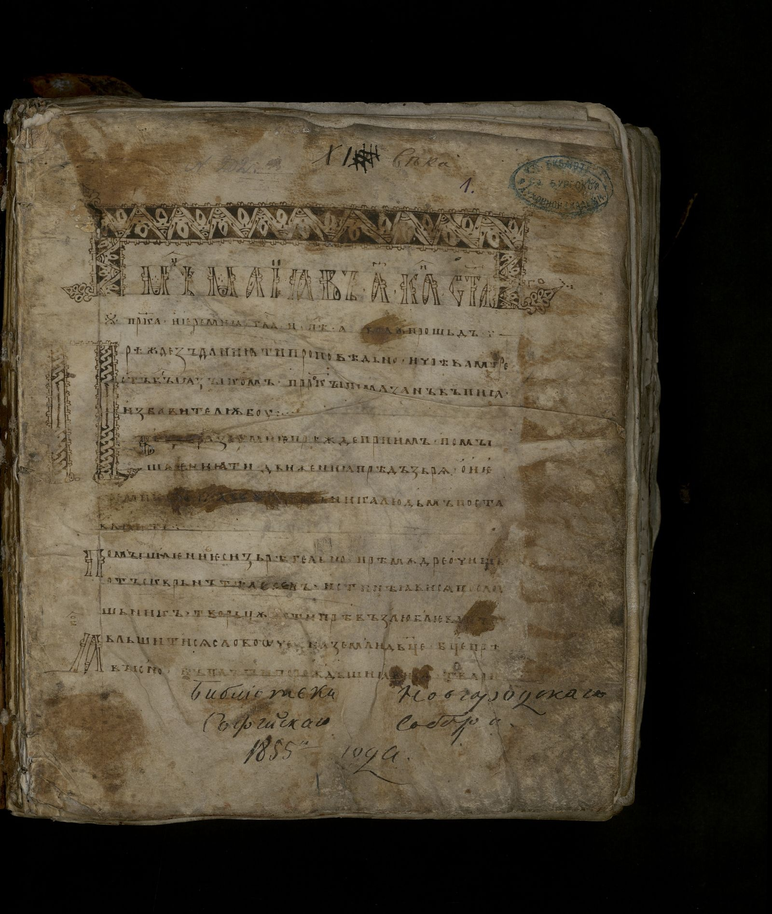
#> input picture оаи_дз_лаба3/input/slav_03.png, 772 x 914 px, shrunk from 1600 x 1893 before the run; its folder holds only this picture in this run
$ python main.py
#> lines starting #> are read from the running program, lines starting #| are printed output that depends on the picture
import argparse
from pathlib import Path

import numpy as np
from PIL import Image


def load_image(path: Path) -> np.ndarray:
    img = Image.open(path)
#> img is the input picture: PIL image 772x914 RGB; mean R, G, B 77.3, 68.4, 52.8
    if img.mode == "L":
        return np.asarray(img, dtype=np.uint8)
    rgb = np.asarray(img.convert("RGB"), dtype=np.float32)
    gray = 0.299 * rgb[..., 0] + 0.587 * rgb[..., 1] + 0.114 * rgb[..., 2]
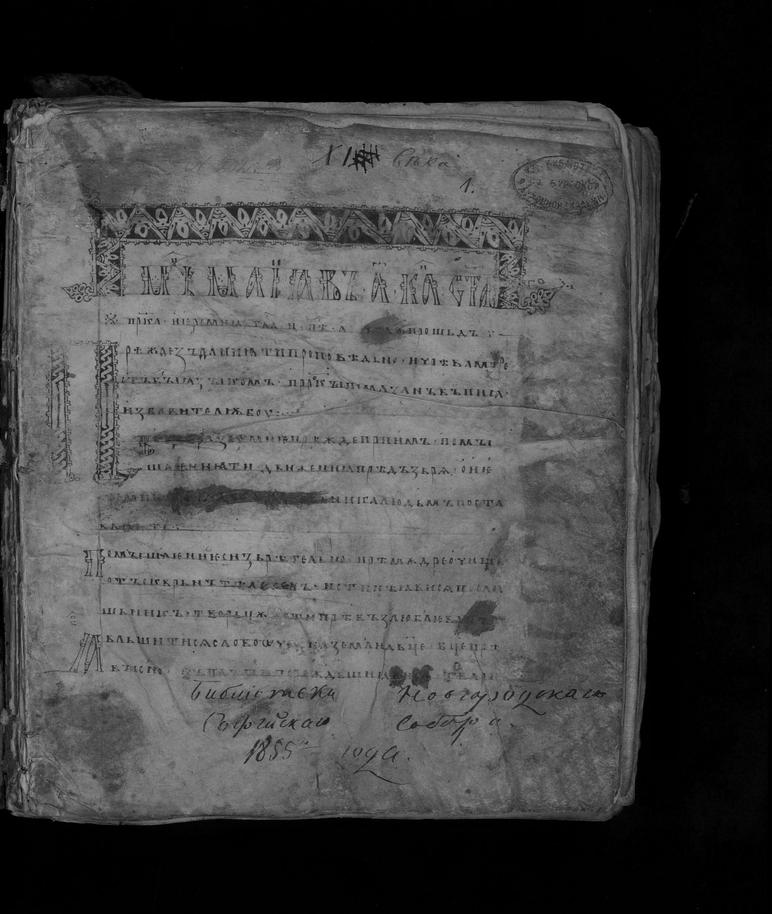
#> gray: shape (914, 772) float32; min 0, max 167.8, mean 69.3
    return np.clip(gray + 0.5, 0, 255).astype(np.uint8)


def save_gray(arr: np.ndarray, path: Path) -> None:
    Image.fromarray(arr, mode="L").save(path)


def weighted_median_hill(img: np.ndarray) -> np.ndarray:
    h, w = img.shape
#> h = 914; w = 772
    pad = np.pad(img, 1, mode="edge")

    n00 = pad[0:h, 0:w]
    n01 = pad[0:h, 1:w + 1]
    n02 = pad[0:h, 2:w + 2]
    n10 = pad[1:h + 1, 0:w]
    n11 = pad[1:h + 1, 1:w + 1]
    n12 = pad[1:h + 1, 2:w + 2]
    n20 = pad[2:h + 2, 0:w]
    n21 = pad[2:h + 2, 1:w + 1]
    n22 = pad[2:h + 2, 2:w + 2]

    stack = np.stack([n00, n01, n02, n10, n11, n12, n20, n21, n22], axis=-1)
    weights = [1, 2, 1, 2, 4, 2, 1, 2, 1]
    expanded = np.repeat(stack, weights, axis=-1)
    sorted_vals = np.sort(expanded, axis=-1)
    return sorted_vals[..., 8]


def difference_image(src: np.ndarray, filtered: np.ndarray) -> np.ndarray:
    unique = np.unique(src)
#> unique = 163 values from 0 to 168
    is_binary = unique.size <= 2 and set(unique.tolist()).issubset({0, 255})
#> is_binary = False
    if is_binary:
        diff = np.bitwise_xor(src, filtered)
        return diff
    diff = np.abs(filtered.astype(np.int16) - src.astype(np.int16)).astype(np.uint8)
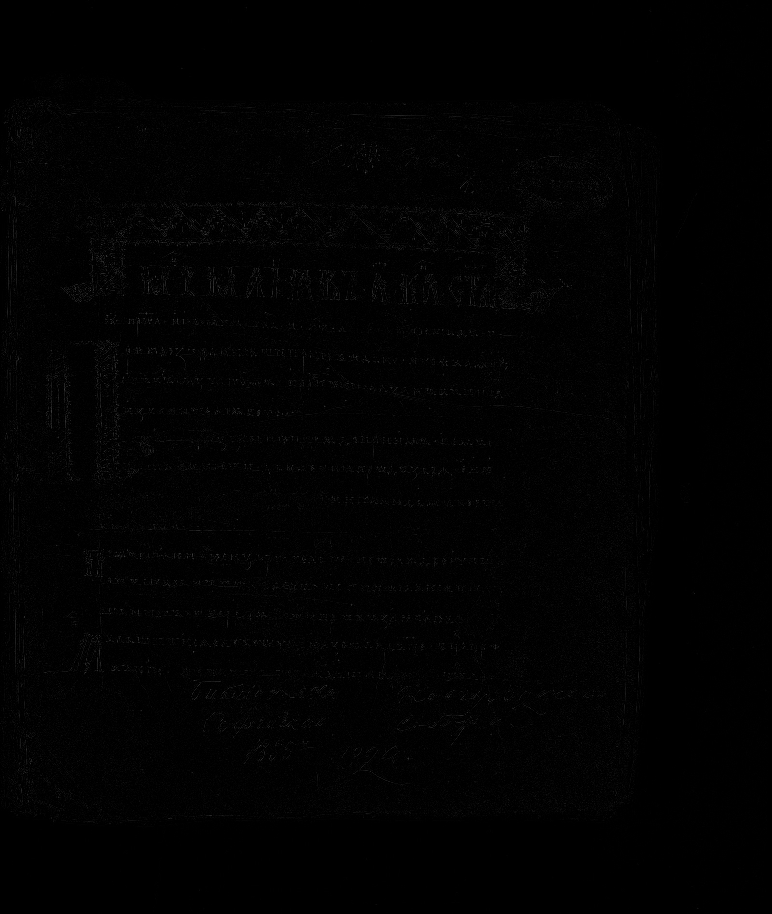
#> diff: shape (914, 772); min 0, max 69, mean 1.7
    max_val = int(diff.max())
#> max_val = 69
    if max_val > 0:
        scale = 255.0 / max_val
#> scale = 3.7
        diff = np.clip(diff.astype(np.float32) * scale, 0, 255).astype(np.uint8)
    return diff


def collect_images(input_path: Path):
    if input_path.is_file():
        return [input_path]
    if not input_path.exists():
        return []
    exts = {".png", ".bmp", ".jpg", ".jpeg"}
    files = [p for p in input_path.iterdir() if p.is_file() and p.suffix.lower() in exts]
    files.sort()
    return files


def process_image(path: Path, out_dir: Path):
    gray = load_image(path)
    base = path.stem

    save_gray(gray, out_dir / f"{base}_gray.png")

    filtered = weighted_median_hill(gray)
    save_gray(filtered, out_dir / f"{base}_hill_median.png")

    diff = difference_image(gray, filtered)
    save_gray(diff, out_dir / f"{base}_diff.png")


def main():
    parser = argparse.ArgumentParser(description="Lab 3: weighted median (hill mask) variant 7")
    parser.add_argument("--input", "-i", default="input", help="Input file or directory")
    parser.add_argument("--output", "-o", default="output", help="Output directory")
    args = parser.parse_args()

    input_path = Path(args.input)
    output_path = Path(args.output)
    output_path.mkdir(parents=True, exist_ok=True)

    images = collect_images(input_path)
    if not images:
        print("No input images found. Put images into input/.")
        return 1

    for p in images:
        process_image(p, output_path)
        print(f"Processed: {p.name}")

    return 0


if __name__ == "__main__":
    raise SystemExit(main())
#> (the program exits here)
